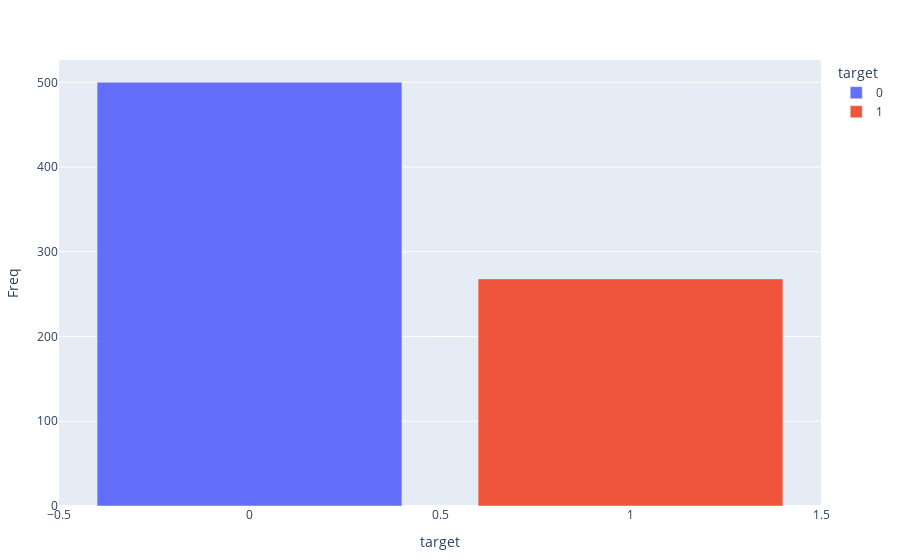

The code cell stored with this chart in its notebook:
### Code cell
plot(plot_df, x=:target, y=:Freq, color=:target, kind="bar")

### Figure 1 — Plotly figure (JSON) as saved in the notebook; plotly's stock layout.template omitted (floating-point values rounded to 4 significant figures)
{"data": [{"legendgroup": "0", "marker": {"color": "#636efa"}, "name": "0", "showlegend": true, "template": "plotly_dark", "type": "bar", "x": [0], "xaxis": "x", "y": [500], "yaxis": "y"}, {"legendgroup": "1", "marker": {"color": "#EF553B"}, "name": "1", "showlegend": true, "template": "plotly_dark", "type": "bar", "x": [1], "xaxis": "x", "y": [268], "yaxis": "y"}], "layout": {"legend": {"title": {"text": "target"}, "tracegroupgap": 0}, "margin": {"b": 50, "l": 50, "r": 50, "t": 60}, "xaxis": {"title": {"text": "target"}}, "yaxis": {"title": {"text": "Freq"}}}}
